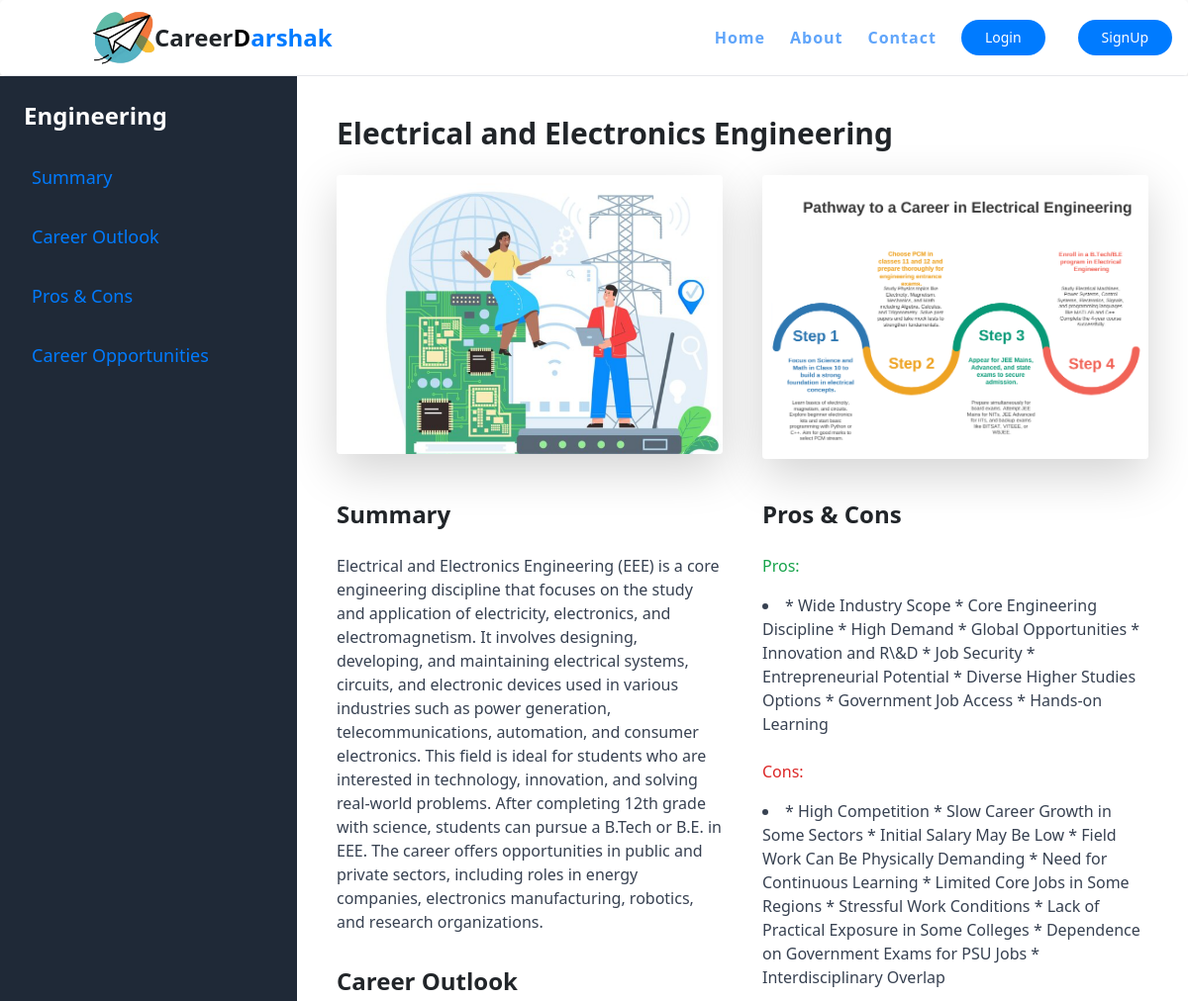
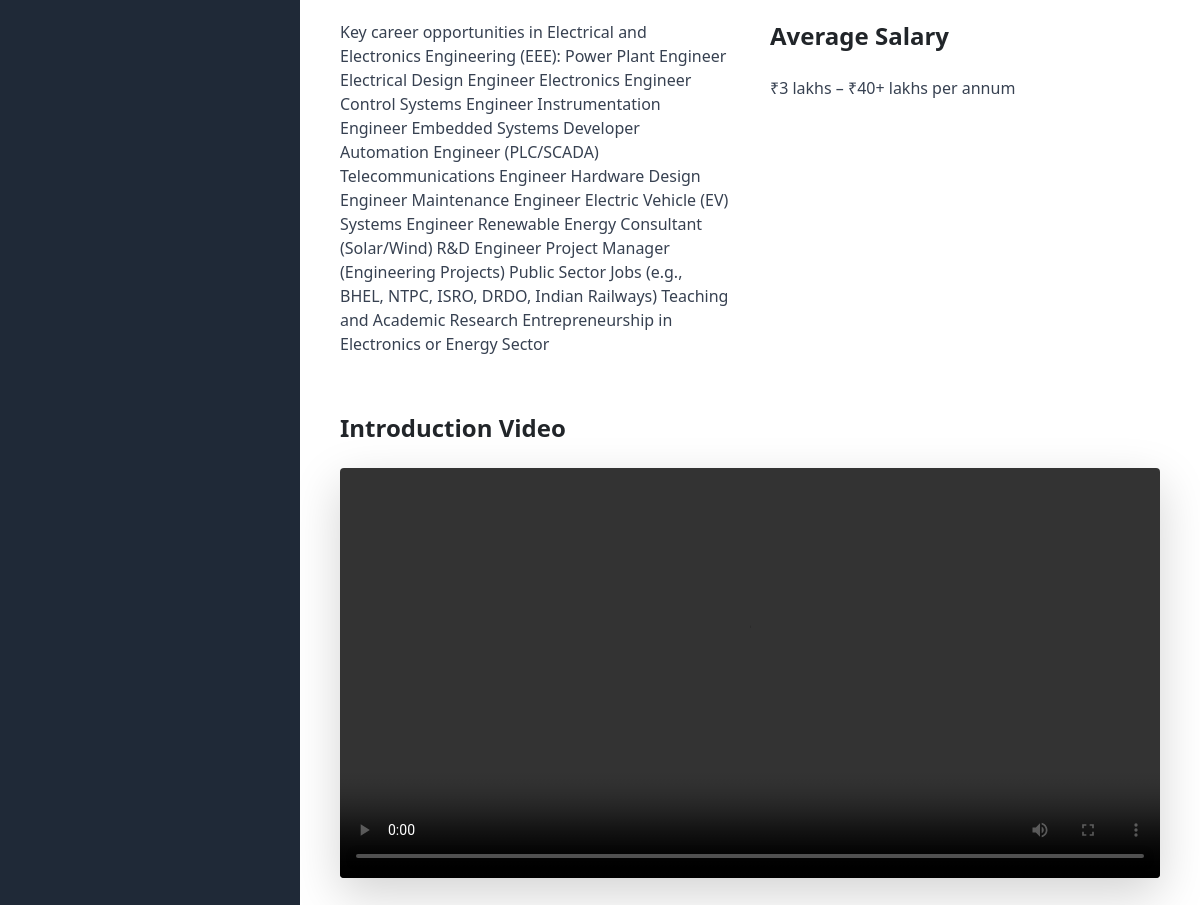
The app's page /careerlibrary/branch1/ with its own data (2 pictures, top to bottom).
### careerlibrary/models.py (models this page shows, shortened)
class Branch(models.Model):
    career_option = models.ForeignKey(CareerOption, on_delete=models.CASCADE, related_name='branches')
    name = models.CharField(max_length=200)
    image = models.ImageField(upload_to='branch_images/')
    description = models.TextField()
    video = models.FileField(upload_to='branch_videos/')  # Uploading videos locally
    career_path_image = models.ImageField(upload_to='career_path_images/')
    opportunities = models.TextField()  # Career opportunities for the branch
    average_salary = models.CharField(max_length=100)
    pros = models.TextField()
    cons = models.TextField()

### careerlibrary/views.py (the view)
# urls.py: path('branch<int:branch_id>/', views.branch_detail, name='branch_detail'),
def branch_detail(request, branch_id):
    branch = get_object_or_404(Branch, pk=branch_id)
    return render(request, 'careerlibrary/branch_detail.html',{
        'branch': branch
    })

### careerlibrary/templates/careerlibrary/branch_detail.html (shortened to what this page needs)
{% extends "website/base.html" %}
{% load static tailwind_tags %}
{% load static %}
{% block content %}
<body class="bg-gray-100">
    <div class="flex h-screen">
        <aside class="bg-gray-800 text-white w-1/4 h-full p-6">
            <h2 class="text-2xl font-bold mb-6">Engineering</h2>
            <nav class="space-y-4">
                <a href="#" class="block text-lg hover:bg-gray-700 p-2 rounded">Summary</a>
                <a href="#" class="block text-lg hover:bg-gray-700 p-2 rounded">Career Outlook</a>
                <a href="#" class="block text-lg hover:bg-gray-700 p-2 rounded">Pros & Cons</a>
                <a href="#" class="block text-lg hover:bg-gray-700 p-2 rounded">Career Opportunities</a>
            </nav>
        </aside>
        <main class="w-3/4  h-full bg-white p-10 overflow-auto">
            <h1 class="text-3xl font-bold mb-6">{{ branch.name }}</h1>
            <div class="grid grid-cols-2 gap-10">
                <img src="{{ branch.image.url }}" alt="{{ branch.name }}" class="w-full h-auto object-cover shadow-lg rounded">
                <img src="{{ branch.career_path_image.url }}" alt="Career Path" class="w-full h-auto object-cover shadow-lg rounded">
            </div>
            <div class="grid grid-cols-2 gap-10 mt-10">
                <div>
                    <h2 class="text-2xl font-semibold mb-4">Summary</h2>
                    <p class="text-gray-700">{{ branch.description }}</p>
                    <h2 class="text-2xl font-semibold mt-8 mb-4">Career Outlook</h2>
                    <p class="text-gray-700">{{ branch.opportunities }}</p>
                </div>
                <div>
                    <h2 class="text-2xl font-semibold mb-4">Pros & Cons</h2>
                    <p class="text-green-600">Pros:</p>
                    <ul class="list-disc list-inside text-gray-700 mb-4">
                        <li>{{ branch.pros }}</li>
                    </ul>
                    <p class="text-red-600">Cons:</p>
                    <ul class="list-disc list-inside text-gray-700 mb-4">
                        <li>{{ branch.cons }}</li>
                    </ul>
                    <h2 class="text-2xl font-semibold mt-8 mb-4">Average Salary</h2>
                    <p class="text-gray-700">{{ branch.average_salary }}</p>
                </div>
            </div>
            <div class="mt-10">
                <h2 class="text-2xl font-semibold mb-4">Introduction Video</h2>
                <video controls class="w-full h-auto shadow-lg rounded">
                    <source src="{{ branch.video.url }}" type="video/mp4">
                </video>
            </div>
        </main>
  </div>
  {%endblock content %}

### static/css/sstyle.css (style rules this page uses)
body { margin: 0; overflow-x: hidden; padding: 0; height: 100vh; background-size:contain; background-position: center; background-repeat: no-repeat; background-attachment: fixed; }
a { color: #007db8; text-decoration: none; }

### templates/website/base.html (style rules this page uses)
body { font-family: Arial, sans-serif; background-color: #f4f4f4; }

### records on screen
Branch: name "Electrical and Electronics Engineering", image (picture), career_path_image (picture), description "Electrical and Electronics Engineering (EEE) is a core engineering discipline that focuses on the study and application of electricity, electronics, and electromagnetism. It involves designing, developing, and maintaining electrical systems, circuits, and electronic devices used in various industries such as power generation, telecommunications, automation, and consumer electronics. This field is ideal for students who are interested in technology, innovation, and solving real-world problems. After completing 12th grade with science, students can pursue a B.Tech or B.E. in EEE. The career offers opportunities in public and private sectors, including roles in energy companies, electronics…", opportunities "Key career opportunities in Electrical and Electronics Engineering (EEE): Power Plant Engineer Electrical Design Engineer Electronics Engineer Control Systems Engineer Instrumentation Engineer Embedded Systems Developer Automation Engineer (PLC/SCADA) Telecommunications Engineer Hardware Design Engineer Maintenance Engineer Electric Vehicle (EV) Systems Engineer Renewable Energy Consultant (Solar/Wind) R&D Engineer Project Manager (Engineering Projects) Public Sector Jobs (e.g., BHEL, NTPC, ISRO, DRDO, Indian Railways) Teaching and Academic Research Entrepreneurship in Electronics or Energy Sector", pros "* Wide Industry Scope * Core Engineering Discipline * High Demand * Global Opportunities * Innovation and R\\&D * Job Security * Entrepreneurial Potential * Diverse Higher Studies Options * Government Job Access * Hands-on Learning", cons "* High Competition * Slow Career Growth in Some Sectors * Initial Salary May Be Low * Field Work Can Be Physically Demanding * Need for Continuous Learning * Limited Core Jobs in Some Regions * Stressful Work Conditions * Lack of Practical Exposure in Some Colleges * Dependence on Government Exams for PSU Jobs * Interdisciplinary Overlap", average_salary "₹3 lakhs – ₹40+ lakhs per annum"
